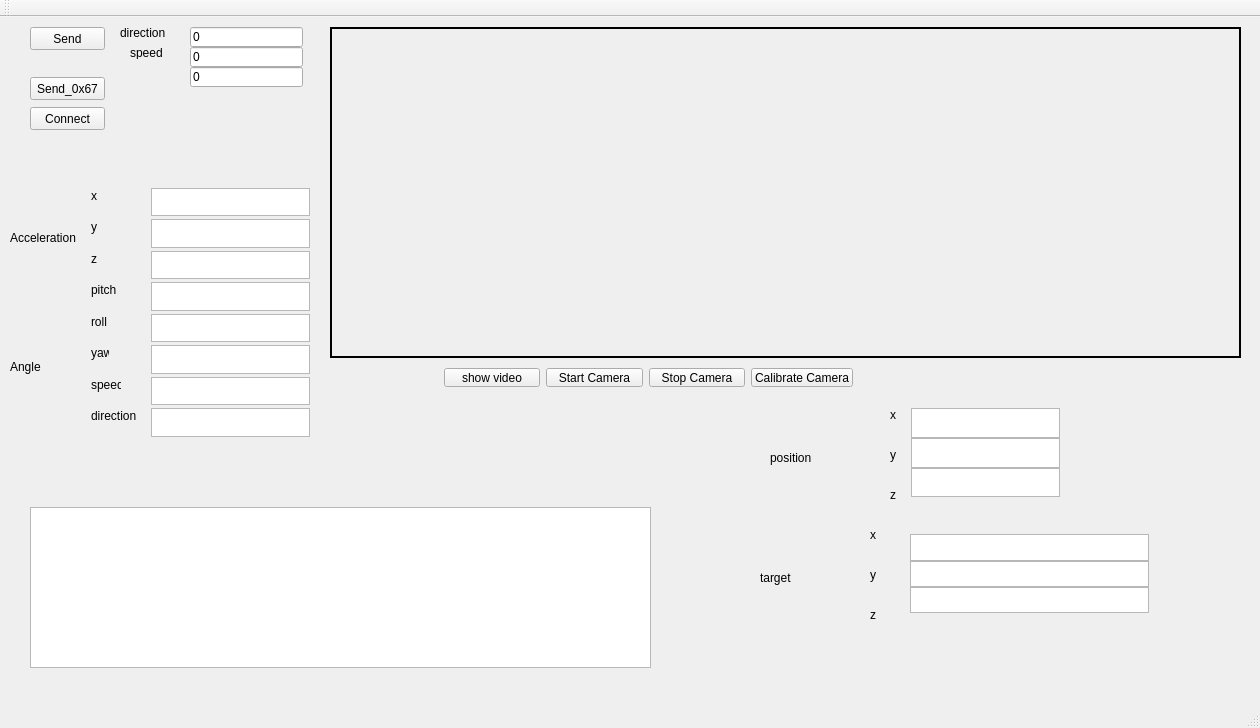
<?xml version="1.0" encoding="UTF-8"?>
<ui version="4.0">
 <class>QtFishClientClass</class>
 <widget class="QMainWindow" name="QtFishClientClass">
  <property name="geometry">
   <rect>
    <x>0</x>
    <y>0</y>
    <width>1260</width>
    <height>728</height>
   </rect>
  </property>
  <property name="windowTitle">
   <string>QtFishClient</string>
  </property>
  <widget class="QWidget" name="centralWidget">
   <widget class="QPushButton" name="btnConnect">
    <property name="geometry">
     <rect>
      <x>30</x>
      <y>90</y>
      <width>75</width>
      <height>23</height>
     </rect>
    </property>
    <property name="text">
     <string>Connect</string>
    </property>
   </widget>
   <widget class="QTextBrowser" name="tcpTextBrowser">
    <property name="geometry">
     <rect>
      <x>30</x>
      <y>490</y>
      <width>621</width>
      <height>161</height>
     </rect>
    </property>
   </widget>
   <widget class="QPushButton" name="btnSend">
    <property name="geometry">
     <rect>
      <x>30</x>
      <y>10</y>
      <width>75</width>
      <height>23</height>
     </rect>
    </property>
    <property name="text">
     <string>Send</string>
    </property>
   </widget>
   <widget class="QLabel" name="label">
    <property name="geometry">
     <rect>
      <x>10</x>
      <y>210</y>
      <width>91</width>
      <height>21</height>
     </rect>
    </property>
    <property name="text">
     <string>Acceleration</string>
    </property>
   </widget>
   <widget class="QLabel" name="label_8">
    <property name="geometry">
     <rect>
      <x>10</x>
      <y>340</y>
      <width>91</width>
      <height>21</height>
     </rect>
    </property>
    <property name="text">
     <string>&lt;html&gt;&lt;head/&gt;&lt;body&gt;&lt;p&gt;Angle&lt;/p&gt;&lt;/body&gt;&lt;/html&gt;</string>
    </property>
   </widget>
   <widget class="QLineEdit" name="lineEdit">
    <property name="geometry">
     <rect>
      <x>190</x>
      <y>10</y>
      <width>113</width>
      <height>20</height>
     </rect>
    </property>
    <property name="text">
     <string>0</string>
    </property>
   </widget>
   <widget class="QLineEdit" name="lineEdit_2">
    <property name="geometry">
     <rect>
      <x>190</x>
      <y>30</y>
      <width>113</width>
      <height>20</height>
     </rect>
    </property>
    <property name="text">
     <string>0</string>
    </property>
   </widget>
   <widget class="QLineEdit" name="lineEdit_3">
    <property name="geometry">
     <rect>
      <x>190</x>
      <y>50</y>
      <width>113</width>
      <height>20</height>
     </rect>
    </property>
    <property name="text">
     <string>0</string>
    </property>
   </widget>
   <widget class="QLabel" name="label_9">
    <property name="geometry">
     <rect>
      <x>120</x>
      <y>10</y>
      <width>54</width>
      <height>12</height>
     </rect>
    </property>
    <property name="text">
     <string>direction</string>
    </property>
   </widget>
   <widget class="QLabel" name="label_10">
    <property name="geometry">
     <rect>
      <x>130</x>
      <y>30</y>
      <width>54</width>
      <height>12</height>
     </rect>
    </property>
    <property name="text">
     <string>speed</string>
    </property>
   </widget>
   <widget class="QPushButton" name="btnSend_2">
    <property name="geometry">
     <rect>
      <x>30</x>
      <y>60</y>
      <width>75</width>
      <height>23</height>
     </rect>
    </property>
    <property name="text">
     <string>Send_0x67</string>
    </property>
   </widget>
   <widget class="QLabel" name="videoLabel">
    <property name="geometry">
     <rect>
      <x>330</x>
      <y>10</y>
      <width>911</width>
      <height>331</height>
     </rect>
    </property>
    <property name="frameShape">
     <enum>QFrame::WinPanel</enum>
    </property>
    <property name="text">
     <string/>
    </property>
   </widget>
   <widget class="QLabel" name="label_13">
    <property name="geometry">
     <rect>
      <x>890</x>
      <y>430</y>
      <width>21</width>
      <height>16</height>
     </rect>
    </property>
    <property name="text">
     <string>y</string>
    </property>
   </widget>
   <widget class="QLabel" name="label_14">
    <property name="geometry">
     <rect>
      <x>890</x>
      <y>390</y>
      <width>21</width>
      <height>16</height>
     </rect>
    </property>
    <property name="text">
     <string>x</string>
    </property>
   </widget>
   <widget class="QLabel" name="label_15">
    <property name="geometry">
     <rect>
      <x>890</x>
      <y>470</y>
      <width>21</width>
      <height>16</height>
     </rect>
    </property>
    <property name="text">
     <string>z</string>
    </property>
   </widget>
   <widget class="QLabel" name="label_16">
    <property name="geometry">
     <rect>
      <x>770</x>
      <y>430</y>
      <width>91</width>
      <height>21</height>
     </rect>
    </property>
    <property name="text">
     <string>position</string>
    </property>
   </widget>
   <widget class="QLabel" name="label_17">
    <property name="geometry">
     <rect>
      <x>760</x>
      <y>550</y>
      <width>91</width>
      <height>21</height>
     </rect>
    </property>
    <property name="text">
     <string>target</string>
    </property>
   </widget>
   <widget class="QLabel" name="label_18">
    <property name="geometry">
     <rect>
      <x>870</x>
      <y>510</y>
      <width>21</width>
      <height>16</height>
     </rect>
    </property>
    <property name="text">
     <string>x</string>
    </property>
   </widget>
   <widget class="QLabel" name="label_19">
    <property name="geometry">
     <rect>
      <x>870</x>
      <y>550</y>
      <width>21</width>
      <height>16</height>
     </rect>
    </property>
    <property name="text">
     <string>y</string>
    </property>
   </widget>
   <widget class="QLabel" name="label_20">
    <property name="geometry">
     <rect>
      <x>870</x>
      <y>590</y>
      <width>21</width>
      <height>16</height>
     </rect>
    </property>
    <property name="text">
     <string>z</string>
    </property>
   </widget>
   <widget class="QTextBrowser" name="textBrowserPosz_2">
    <property name="geometry">
     <rect>
      <x>910</x>
      <y>570</y>
      <width>239</width>
      <height>26</height>
     </rect>
    </property>
   </widget>
   <widget class="QTextBrowser" name="textBrowserPosx_2">
    <property name="geometry">
     <rect>
      <x>910</x>
      <y>517</y>
      <width>239</width>
      <height>27</height>
     </rect>
    </property>
   </widget>
   <widget class="QTextBrowser" name="textBrowserPosy_2">
    <property name="geometry">
     <rect>
      <x>910</x>
      <y>544</y>
      <width>239</width>
      <height>26</height>
     </rect>
    </property>
   </widget>
   <widget class="QWidget" name="horizontalLayoutWidget">
    <property name="geometry">
     <rect>
      <x>433</x>
      <y>340</y>
      <width>431</width>
      <height>41</height>
     </rect>
    </property>
    <layout class="QHBoxLayout" name="horizontalLayout">
     <item>
      <widget class="QPushButton" name="startVideoBtn">
       <property name="text">
        <string>show video</string>
       </property>
      </widget>
     </item>
     <item>
      <widget class="QPushButton" name="btnStartCamera">
       <property name="text">
        <string>Start Camera</string>
       </property>
      </widget>
     </item>
     <item>
      <widget class="QPushButton" name="btnStopCamera">
       <property name="text">
        <string>Stop Camera</string>
       </property>
      </widget>
     </item>
     <item>
      <widget class="QPushButton" name="btnCalibrate">
       <property name="text">
        <string>Calibrate Camera</string>
       </property>
      </widget>
     </item>
    </layout>
   </widget>
   <widget class="QTextBrowser" name="textBrowserPosx">
    <property name="geometry">
     <rect>
      <x>911</x>
      <y>391</y>
      <width>149</width>
      <height>30</height>
     </rect>
    </property>
   </widget>
   <widget class="QTextBrowser" name="textBrowserPosy">
    <property name="geometry">
     <rect>
      <x>911</x>
      <y>421</y>
      <width>149</width>
      <height>30</height>
     </rect>
    </property>
   </widget>
   <widget class="QTextBrowser" name="textBrowserPosz">
    <property name="geometry">
     <rect>
      <x>911</x>
      <y>451</y>
      <width>149</width>
      <height>29</height>
     </rect>
    </property>
   </widget>
   <widget class="QTextBrowser" name="textBrowserAccelx">
    <property name="geometry">
     <rect>
      <x>151</x>
      <y>171</y>
      <width>159</width>
      <height>28</height>
     </rect>
    </property>
   </widget>
   <widget class="QTextBrowser" name="textBrowserAccely">
    <property name="geometry">
     <rect>
      <x>151</x>
      <y>202</y>
      <width>159</width>
      <height>29</height>
     </rect>
    </property>
   </widget>
   <widget class="QTextBrowser" name="textBrowserAccelz">
    <property name="geometry">
     <rect>
      <x>151</x>
      <y>234</y>
      <width>159</width>
      <height>28</height>
     </rect>
    </property>
   </widget>
   <widget class="QTextBrowser" name="textBrowserYaw">
    <property name="geometry">
     <rect>
      <x>151</x>
      <y>328</y>
      <width>159</width>
      <height>29</height>
     </rect>
    </property>
   </widget>
   <widget class="QTextBrowser" name="textBrowserPitch">
    <property name="geometry">
     <rect>
      <x>151</x>
      <y>265</y>
      <width>159</width>
      <height>29</height>
     </rect>
    </property>
   </widget>
   <widget class="QTextBrowser" name="textBrowserRoll">
    <property name="geometry">
     <rect>
      <x>151</x>
      <y>297</y>
      <width>159</width>
      <height>28</height>
     </rect>
    </property>
   </widget>
   <widget class="QLabel" name="label_2">
    <property name="geometry">
     <rect>
      <x>91</x>
      <y>171</y>
      <width>16</width>
      <height>16</height>
     </rect>
    </property>
    <property name="text">
     <string>x</string>
    </property>
   </widget>
   <widget class="QLabel" name="label_3">
    <property name="geometry">
     <rect>
      <x>91</x>
      <y>202</y>
      <width>16</width>
      <height>16</height>
     </rect>
    </property>
    <property name="text">
     <string>y</string>
    </property>
   </widget>
   <widget class="QLabel" name="label_4">
    <property name="geometry">
     <rect>
      <x>91</x>
      <y>234</y>
      <width>16</width>
      <height>16</height>
     </rect>
    </property>
    <property name="text">
     <string>z</string>
    </property>
   </widget>
   <widget class="QLabel" name="label_5">
    <property name="geometry">
     <rect>
      <x>91</x>
      <y>328</y>
      <width>18</width>
      <height>16</height>
     </rect>
    </property>
    <property name="text">
     <string>yaw</string>
    </property>
   </widget>
   <widget class="QLabel" name="label_6">
    <property name="geometry">
     <rect>
      <x>91</x>
      <y>297</y>
      <width>24</width>
      <height>16</height>
     </rect>
    </property>
    <property name="text">
     <string>roll</string>
    </property>
   </widget>
   <widget class="QLabel" name="label_7">
    <property name="geometry">
     <rect>
      <x>91</x>
      <y>265</y>
      <width>30</width>
      <height>16</height>
     </rect>
    </property>
    <property name="text">
     <string>pitch</string>
    </property>
   </widget>
   <widget class="QTextBrowser" name="textBrowserDirection">
    <property name="geometry">
     <rect>
      <x>151</x>
      <y>391</y>
      <width>159</width>
      <height>29</height>
     </rect>
    </property>
   </widget>
   <widget class="QTextBrowser" name="textBrowserSpeed">
    <property name="geometry">
     <rect>
      <x>151</x>
      <y>360</y>
      <width>159</width>
      <height>28</height>
     </rect>
    </property>
   </widget>
   <widget class="QLabel" name="label_11">
    <property name="geometry">
     <rect>
      <x>91</x>
      <y>360</y>
      <width>30</width>
      <height>16</height>
     </rect>
    </property>
    <property name="text">
     <string>speed</string>
    </property>
   </widget>
   <widget class="QLabel" name="label_12">
    <property name="geometry">
     <rect>
      <x>91</x>
      <y>391</y>
      <width>54</width>
      <height>16</height>
     </rect>
    </property>
    <property name="text">
     <string>direction</string>
    </property>
   </widget>
  </widget>
  <widget class="QMenuBar" name="menuBar">
   <property name="geometry">
    <rect>
     <x>0</x>
     <y>0</y>
     <width>1260</width>
     <height>23</height>
    </rect>
   </property>
  </widget>
  <widget class="QToolBar" name="mainToolBar">
   <attribute name="toolBarArea">
    <enum>TopToolBarArea</enum>
   </attribute>
   <attribute name="toolBarBreak">
    <bool>false</bool>
   </attribute>
  </widget>
  <widget class="QStatusBar" name="statusBar"/>
 </widget>
 <layoutdefault spacing="6" margin="11"/>
 <resources>
  <include location="QtFishClient.qrc"/>
 </resources>
 <connections>
  <connection>
   <sender>btnConnect</sender>
   <signal>clicked()</signal>
   <receiver>QtFishClientClass</receiver>
   <slot>OnBtnConnectClick()</slot>
   <hints>
    <hint type="sourcelabel">
     <x>104</x>
     <y>147</y>
    </hint>
    <hint type="destinationlabel">
     <x>123</x>
     <y>366</y>
    </hint>
   </hints>
  </connection>
  <connection>
   <sender>btnSend</sender>
   <signal>clicked()</signal>
   <receiver>QtFishClientClass</receiver>
   <slot>OnBtnSendClick()</slot>
   <hints>
    <hint type="sourcelabel">
     <x>61</x>
     <y>61</y>
    </hint>
    <hint type="destinationlabel">
     <x>79</x>
     <y>98</y>
    </hint>
   </hints>
  </connection>
  <connection>
   <sender>btnSend_2</sender>
   <signal>clicked()</signal>
   <receiver>QtFishClientClass</receiver>
   <slot>OnBtnSend_0x67Click()</slot>
   <hints>
    <hint type="sourcelabel">
     <x>62</x>
     <y>110</y>
    </hint>
    <hint type="destinationlabel">
     <x>119</x>
     <y>133</y>
    </hint>
   </hints>
  </connection>
  <connection>
   <sender>btnStartCamera</sender>
   <signal>clicked()</signal>
   <receiver>QtFishClientClass</receiver>
   <slot>StartCameraThread()</slot>
   <hints>
    <hint type="sourcelabel">
     <x>865</x>
     <y>90</y>
    </hint>
    <hint type="destinationlabel">
     <x>943</x>
     <y>106</y>
    </hint>
   </hints>
  </connection>
 </connections>
 <slots>
  <slot>OnAdd1Change(int)</slot>
  <slot>OnAdd1Change()</slot>
  <slot>OnBtnConnectClick()</slot>
  <slot>OnBtnSendClick()</slot>
  <slot>OnBtnSend_0x67Click()</slot>
  <slot>ShowCameraFrame()</slot>
  <slot>StartCameraThread()</slot>
 </slots>
</ui>
